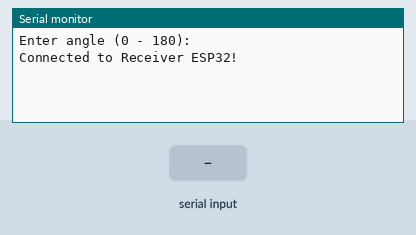
Simulated run of this sketch. Board: ESP32. Parts: the last lines printed to the serial monitor. The inputs (shaded band) are chosen by the test bench. Nothing arrives over Bluetooth unless stated.

Above: at 1.2 s.
1.3 s: "90,45\n" received over Serial
At 1.9 s:
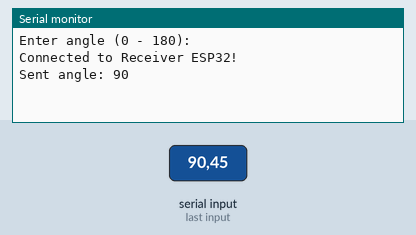
2.8 s: "200\n" received over Serial
At 4.2 s:
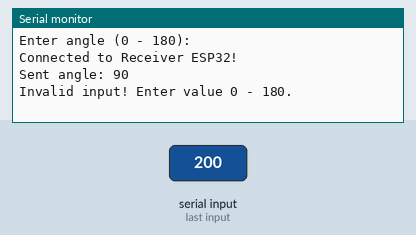

Measured:
- after the input at 1.3 s, the serial monitor: prints a new line at once (image 1)
- after the input at 2.8 s, the serial monitor: prints a new line at once (image 2)

The sketch:

Master_ESP32.ino
```cpp
#include "BluetoothSerial.h"

BluetoothSerial SerialBT;

uint8_t receiverAddress[6] = {0x04, 0x83, 0x08, 0x57, 0x40, 0xDA};

void setup() {
  Serial.begin(115200);
  Serial.println("Enter angle (0 - 180):");

  SerialBT.begin("ESP32_ServoSender", true);
  if (SerialBT.connect(receiverAddress)) {
    Serial.println("Connected to Receiver ESP32!");
  } else {
    Serial.println("Failed to connect. Retrying...");
  }
}

void loop() {
  if (Serial.available() > 0) {
    String input = Serial.readStringUntil('\n');
    input.trim();

    if (input.length() > 0) {
      int angle = input.toInt();
      if (angle >= 0 && angle <= 180) {
        SerialBT.println(angle);
        Serial.print("Sent angle: ");
        Serial.println(angle);
      } else {
        Serial.println("Invalid input! Enter value 0 - 180.");
      }
    }
  }
}
```
